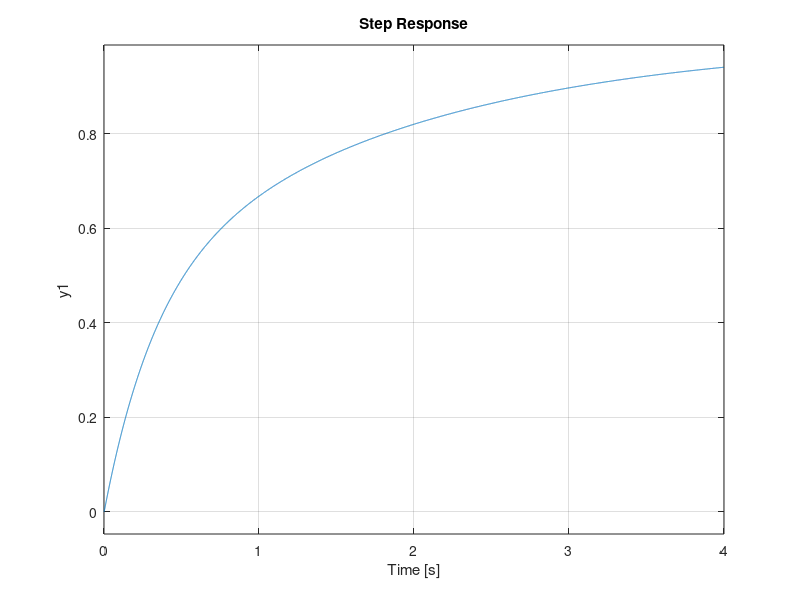
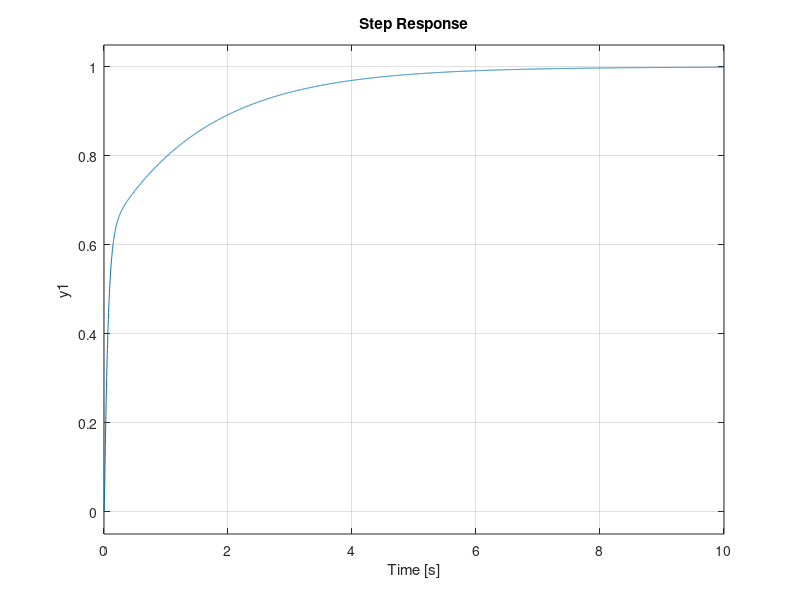
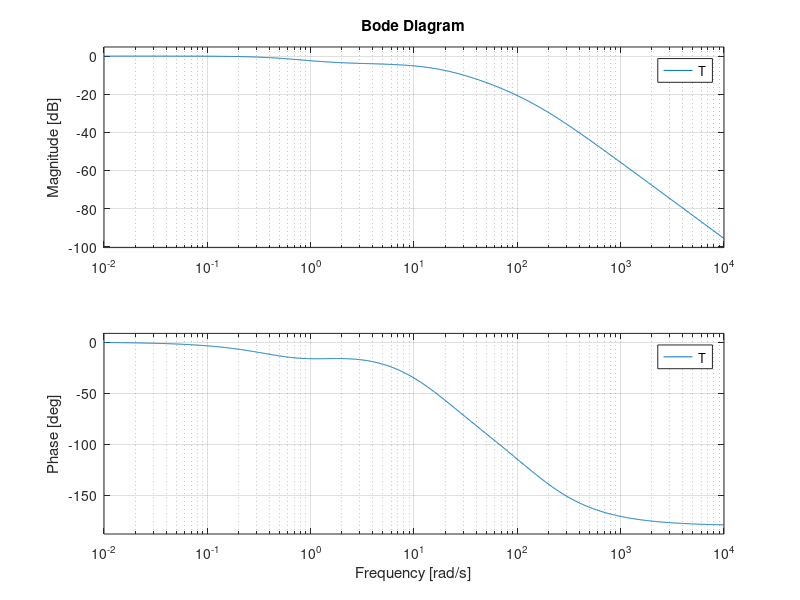

MATLAB code for these plots, in order:
%Unidad 2
%Ejercicio 2
pkg load control
close all; clear all; clc
s=tf('s');
Kp=31;
G1=53*(s+1)/((s+10)*(s+100));
G2=1/s;
Kd=16;

Faux=feedback(G1,Kd);
FdTLA=Kp*Faux*G2;
FdTLC=feedback(FdTLA,1);
 step(FdTLC);

T=tf([1643 1643],[1 163 2696 1643])
figure; step(T);
dcgain(T)
figure; bode(T)
